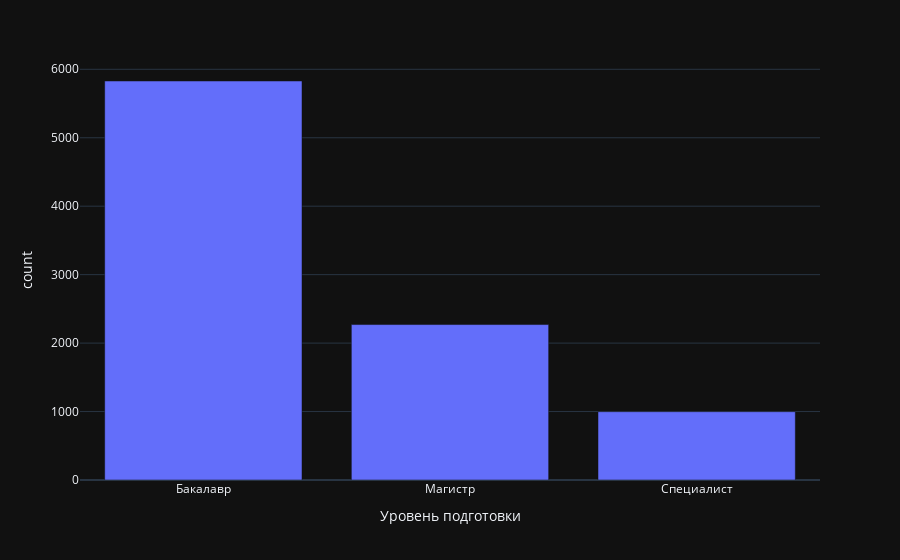

The cell this chart's notebook holds for it:
### Markdown cell above
Изучим остальные признаки подробней

### Code cell
# По условию Академический бакалавр == Бакалавр
data['Уровень подготовки'] = data['Уровень подготовки'].replace('Академический бакалавр', 'Бакалавр')

year_counts = (data
               .groupby(['Номер ЛД'])['Уровень подготовки']
               .value_counts()
               .reset_index()
               .loc[:, 'Уровень подготовки']
               .value_counts()
               .reset_index())

fig = px.bar(year_counts, x='Уровень подготовки', y='count')
fig.show()

### Figure 1 — Plotly figure (JSON) as saved in the notebook; plotly's stock layout.template omitted (floating-point values rounded to 4 significant figures)
{"data": [{"alignmentgroup": "True", "hovertemplate": "Уровень подготовки=%{x}<br>count=%{y}<extra></extra>", "legendgroup": "", "marker": {"color": "#636efa", "pattern": {"shape": ""}}, "name": "", "offsetgroup": "", "orientation": "v", "showlegend": false, "textposition": "auto", "x": ["Бакалавр", "Магистр", "Специалист"], "xaxis": "x", "y": [5829, 2271, 998], "yaxis": "y", "type": "bar"}], "layout": {"xaxis": {"anchor": "y", "domain": [0.0, 1.0], "title": {"text": "Уровень подготовки"}}, "yaxis": {"anchor": "x", "domain": [0.0, 1.0], "title": {"text": "count"}}, "legend": {"tracegroupgap": 0}, "margin": {"t": 60}, "barmode": "relative"}}
